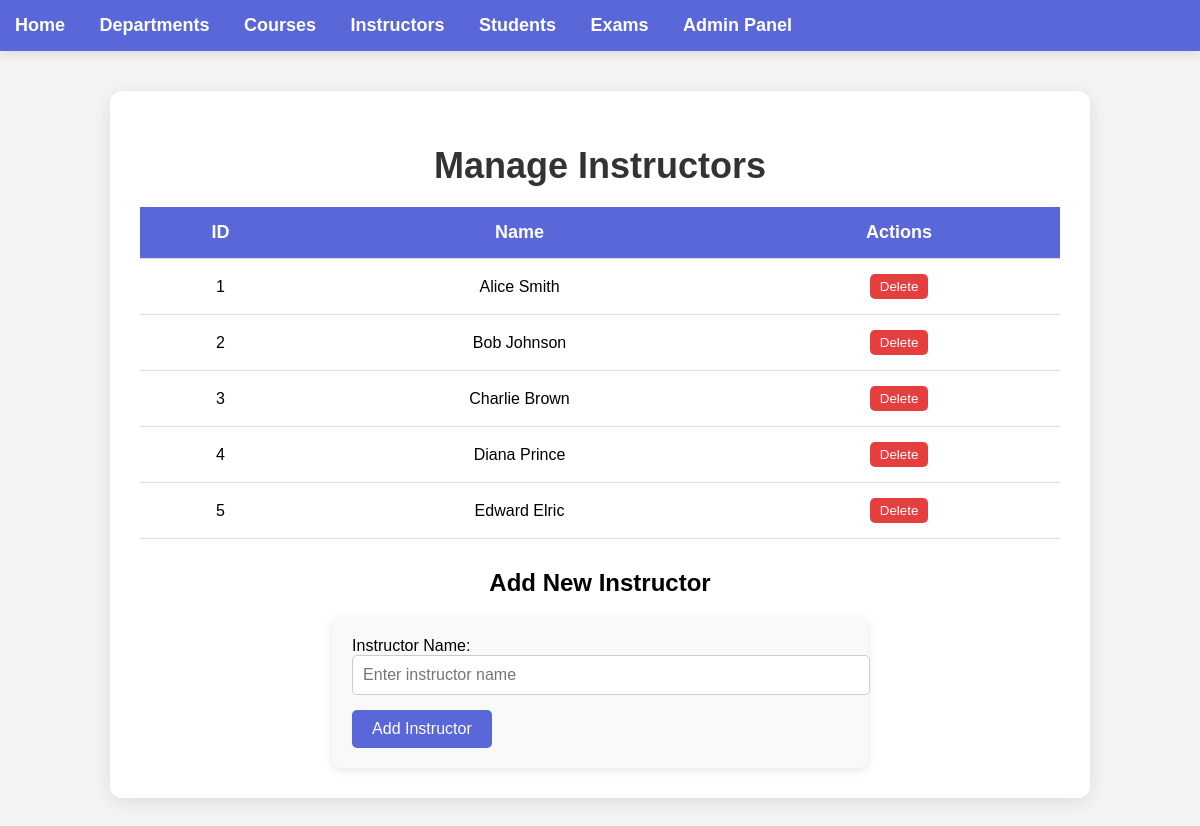
The app's page /admin/manage/instructors with its own data.
### model.py (models this page shows)
class Instructor(db.Model):
    __tablename__ = 'instructor'
    id = db.Column(db.Integer, primary_key=True)
    name = db.Column(db.String(100), nullable=False)
    courses = db.relationship('Course', backref='instructor', lazy=True, cascade='all, delete-orphan')

### app.py (the view)
@app.route('/admin/manage/instructors', methods=['GET', 'POST'])
def admin_manage_instructors():
    instructors = Instructor.query.all()
    if request.method == 'POST':
        name = request.form['name']
        new_instructor = Instructor(name=name)
        db.session.add(new_instructor)
        db.session.commit()
        return redirect(url_for('admin_manage_instructors'))
    return render_template('manage_instructors.html', instructors=instructors)

### templates/manage_instructors.html (shortened to what this page needs)
{% extends 'layout.html' %}
{% block content %}<!DOCTYPE html>
<html lang="en">
<head>
</head>
<body>
    <div class="container">
        <h1>Manage Instructors</h1>
        <table class="instructor-table">
            <thead>
                <tr>
                    <th>ID</th>
                    <th>Name</th>
                    <th>Actions</th>
                </tr>
            </thead>
            <tbody>
                {% for instructor in instructors %}
                <tr>
                    <td>{{ instructor.id }}</td>
                    <td>{{ instructor.name }}</td>
                    <td>
                        <form action="{{ url_for('delete_instructor', id=instructor.id) }}" method="POST" style="display:inline;">
                            <button type="submit" class="delete-btn">Delete</button>
                        </form>
                    </td>
                </tr>
                {% endfor %}
            </tbody>
        </table>
        <div class="form-section">
            <h2>Add New Instructor</h2>
            <form action="{{ url_for('add_instructor') }}" method="POST">
                <label for="name">Instructor Name:</label>
                <input type="text" id="name" name="name" placeholder="Enter instructor name" required>
                <button type="submit">Add Instructor</button>
            </form>
        </div>
    </div>
</body>
</html>
{% endblock %}

### static/style.css (style rules this page uses)
body { font-family: Arial, sans-serif; background-color: #f0f0f5; margin: 0; padding: 0; }
.container { width: 85%; margin: 30px auto; padding: 25px; background-color: #fff; border-radius: 10px; box-shadow: 0 4px 15px rgba(0, 0, 0, 0.1); }

### templates/manage_instructors.html (style rules this page uses)
body { font-family: 'Arial', sans-serif; background-color: #f4f4f4; margin: 0; padding: 0; }
.container { width: 80%; margin: 40px auto; padding: 30px; background-color: #fff; border-radius: 12px; box-shadow: 0 4px 20px rgba(0, 0, 0, 0.1); }
h1 { color: #333; font-size: 36px; text-align: center; margin-bottom: 20px; }
table { width: 100%; border-collapse: collapse; margin-bottom: 20px; }
table th, table td { padding: 15px; text-align: center; border-bottom: 1px solid #ddd; }
table th { background-color: #5a67d8; color: white; font-size: 18px; }
table td { font-size: 16px; }
.form-section { margin-top: 30px; text-align: center; }
.form-section form { display: inline-block; text-align: left; background-color: #f9f9f9; padding: 20px; border-radius: 8px; box-shadow: 0 2px 10px rgba(0, 0, 0, 0.1); }
.form-section input[type="text"] { padding: 10px; margin-bottom: 15px; width: 100%; border-radius: 5px; border: 1px solid #ccc; font-size: 16px; }
.form-section button { padding: 10px 20px; background-color: #5a67d8; color: white; border: none; border-radius: 5px; font-size: 16px; cursor: pointer; }
.delete-btn { background-color: #e53e3e; color: white; padding: 5px 10px; border: none; border-radius: 5px; cursor: pointer; }

### records on screen
Instructor: id "1", name "Alice Smith"
Instructor: id "2", name "Bob Johnson"
Instructor: id "3", name "Charlie Brown"
Instructor: id "4", name "Diana Prince"
Instructor: id "5", name "Edward Elric"
